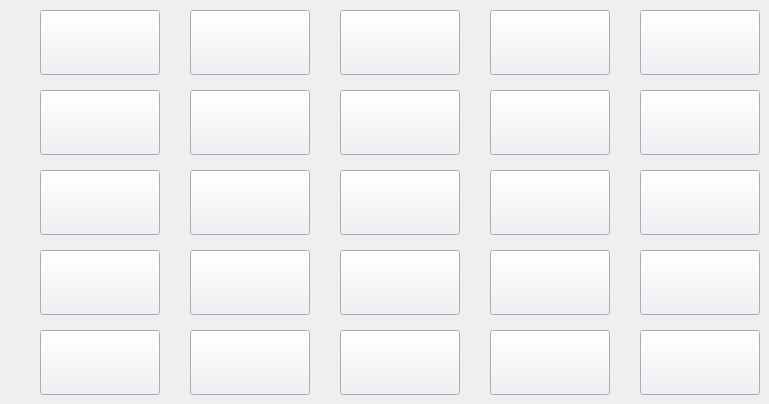
   <widget class="QWidget" name="tab_7">
    <attribute name="title">
     <string/>
    </attribute>
    <widget class="QPushButton" name="prod_14">
     <property name="geometry">
      <rect>
       <x>490</x>
       <y>170</y>
       <width>120</width>
       <height>65</height>
      </rect>
     </property>
     <property name="sizePolicy">
      <sizepolicy hsizetype="Minimum" vsizetype="Maximum">
       <horstretch>0</horstretch>
       <verstretch>0</verstretch>
      </sizepolicy>
     </property>
     <property name="font">
      <font>
       <family>Arial</family>
       <weight>75</weight>
       <italic>true</italic>
       <bold>true</bold>
      </font>
     </property>
     <property name="cursor">
      <cursorShape>OpenHandCursor</cursorShape>
     </property>
     <property name="autoFillBackground">
      <bool>false</bool>
     </property>
     <property name="styleSheet">
      <string notr="true">QPushButton{background:#ecf0f5;}
QPushButton:hover{background:white}</string>
     </property>
     <property name="text">
      <string/>
     </property>
     <property name="iconSize">
      <size>
       <width>16</width>
       <height>16</height>
      </size>
     </property>
    </widget>
    <widget class="QPushButton" name="prod_18">
     <property name="geometry">
      <rect>
       <x>340</x>
       <y>250</y>
       <width>120</width>
       <height>65</height>
      </rect>
     </property>
     <property name="sizePolicy">
      <sizepolicy hsizetype="Minimum" vsizetype="Maximum">
       <horstretch>0</horstretch>
       <verstretch>0</verstretch>
      </sizepolicy>
     </property>
     <property name="font">
      <font>
       <family>Arial</family>
       <weight>75</weight>
       <italic>true</italic>
       <bold>true</bold>
      </font>
     </property>
     <property name="cursor">
      <cursorShape>OpenHandCursor</cursorShape>
     </property>
     <property name="autoFillBackground">
      <bool>false</bool>
     </property>
     <property name="styleSheet">
      <string notr="true">QPushButton{background:#ecf0f5;}
QPushButton:hover{background:white}</string>
     </property>
     <property name="text">
      <string/>
     </property>
     <property name="iconSize">
      <size>
       <width>16</width>
       <height>16</height>
      </size>
     </property>
    </widget>
    <widget class="QPushButton" name="prod_11">
     <property name="geometry">
      <rect>
       <x>40</x>
       <y>170</y>
       <width>120</width>
       <height>65</height>
      </rect>
     </property>
     <property name="sizePolicy">
      <sizepolicy hsizetype="Minimum" vsizetype="Maximum">
       <horstretch>0</horstretch>
       <verstretch>0</verstretch>
      </sizepolicy>
     </property>
     <property name="font">
      <font>
       <family>Arial</family>
       <weight>75</weight>
       <italic>true</italic>
       <bold>true</bold>
      </font>
     </property>
     <property name="cursor">
      <cursorShape>OpenHandCursor</cursorShape>
     </property>
     <property name="autoFillBackground">
      <bool>false</bool>
     </property>
     <property name="styleSheet">
      <string notr="true">QPushButton{background:#ecf0f5;}
QPushButton:hover{background:white}</string>
     </property>
     <property name="text">
      <string/>
     </property>
     <property name="iconSize">
      <size>
       <width>16</width>
       <height>16</height>
      </size>
     </property>
    </widget>
    <widget class="QPushButton" name="prod_3">
     <property name="geometry">
      <rect>
       <x>340</x>
       <y>10</y>
       <width>120</width>
       <height>65</height>
      </rect>
     </property>
     <property name="sizePolicy">
      <sizepolicy hsizetype="Minimum" vsizetype="Maximum">
       <horstretch>0</horstretch>
       <verstretch>0</verstretch>
      </sizepolicy>
     </property>
     <property name="font">
      <font>
       <family>Arial</family>
       <weight>75</weight>
       <italic>true</italic>
       <bold>true</bold>
      </font>
     </property>
     <property name="cursor">
      <cursorShape>OpenHandCursor</cursorShape>
     </property>
     <property name="autoFillBackground">
      <bool>false</bool>
     </property>
     <property name="styleSheet">
      <string notr="true">QPushButton{background:#ecf0f5;}
QPushButton:hover{background:white}</string>
     </property>
     <property name="text">
      <string/>
     </property>
     <property name="iconSize">
      <size>
       <width>16</width>
       <height>16</height>
      </size>
     </property>
    </widget>
    <widget class="QPushButton" name="prod_1">
     <property name="geometry">
      <rect>
       <x>40</x>
       <y>10</y>
       <width>120</width>
       <height>65</height>
      </rect>
     </property>
     <property name="sizePolicy">
      <sizepolicy hsizetype="Minimum" vsizetype="Maximum">
       <horstretch>0</horstretch>
       <verstretch>0</verstretch>
      </sizepolicy>
     </property>
     <property name="font">
      <font>
       <family>Arial</family>
       <weight>75</weight>
       <italic>true</italic>
       <bold>true</bold>
      </font>
     </property>
     <property name="cursor">
      <cursorShape>OpenHandCursor</cursorShape>
     </property>
     <property name="toolTipDuration">
      <number>-1</number>
     </property>
     <property name="autoFillBackground">
      <bool>false</bool>
     </property>
     <property name="styleSheet">
      <string notr="true">QPushButton{background:#ecf0f5;}
QPushButton:hover{background:white}</string>
     </property>
     <property name="text">
      <string/>
     </property>
     <property name="iconSize">
      <size>
       <width>16</width>
       <height>16</height>
      </size>
     </property>
    </widget>
    <widget class="QPushButton" name="prod_17">
     <property name="geometry">
      <rect>
       <x>190</x>
       <y>250</y>
       <width>120</width>
       <height>65</height>
      </rect>
     </property>
     <property name="sizePolicy">
      <sizepolicy hsizetype="Minimum" vsizetype="Maximum">
       <horstretch>0</horstretch>
       <verstretch>0</verstretch>
      </sizepolicy>
     </property>
     <property name="font">
      <font>
       <family>Arial</family>
       <weight>75</weight>
       <italic>true</italic>
       <bold>true</bold>
      </font>
     </property>
     <property name="cursor">
      <cursorShape>OpenHandCursor</cursorShape>
     </property>
     <property name="autoFillBackground">
      <bool>false</bool>
     </property>
     <property name="styleSheet">
      <string notr="true">QPushButton{background:#ecf0f5;}
QPushButton:hover{background:white}</string>
     </property>
     <property name="text">
      <string/>
     </property>
     <property name="iconSize">
      <size>
       <width>16</width>
       <height>16</height>
      </size>
     </property>
    </widget>
    <widget class="QPushButton" name="prod_24">
     <property name="geometry">
      <rect>
       <x>490</x>
       <y>330</y>
       <width>120</width>
       <height>65</height>
      </rect>
     </property>
     <property name="sizePolicy">
      <sizepolicy hsizetype="Minimum" vsizetype="Maximum">
       <horstretch>0</horstretch>
       <verstretch>0</verstretch>
      </sizepolicy>
     </property>
     <property name="font">
      <font>
       <family>Arial</family>
       <weight>75</weight>
       <italic>true</italic>
       <bold>true</bold>
      </font>
     </property>
     <property name="cursor">
      <cursorShape>OpenHandCursor</cursorShape>
     </property>
     <property name="autoFillBackground">
      <bool>false</bool>
     </property>
     <property name="styleSheet">
      <string notr="true">QPushButton{background:#ecf0f5;}
QPushButton:hover{background:white}</string>
     </property>
     <property name="text">
      <string/>
     </property>
     <property name="iconSize">
      <size>
       <width>16</width>
       <height>16</height>
      </size>
     </property>
    </widget>
    <widget class="QPushButton" name="prod_25">
     <property name="geometry">
      <rect>
       <x>640</x>
       <y>330</y>
       <width>120</width>
       <height>65</height>
      </rect>
     </property>
     <property name="sizePolicy">
      <sizepolicy hsizetype="Minimum" vsizetype="Maximum">
       <horstretch>0</horstretch>
       <verstretch>0</verstretch>
      </sizepolicy>
     </property>
     <property name="font">
      <font>
       <family>Arial</family>
       <weight>75</weight>
       <italic>true</italic>
       <bold>true</bold>
      </font>
     </property>
     <property name="cursor">
      <cursorShape>OpenHandCursor</cursorShape>
     </property>
     <property name="autoFillBackground">
      <bool>false</bool>
     </property>
     <property name="styleSheet">
      <string notr="true">QPushButton{background:#ecf0f5;}
QPushButton:hover{background:white}</string>
     </property>
     <property name="text">
      <string/>
     </property>
     <property name="iconSize">
      <size>
       <width>16</width>
       <height>16</height>
      </size>
     </property>
    </widget>
    <widget class="QPushButton" name="prod_5">
     <property name="geometry">
      <rect>
       <x>640</x>
       <y>10</y>
       <width>120</width>
       <height>65</height>
      </rect>
     </property>
     <property name="sizePolicy">
      <sizepolicy hsizetype="Minimum" vsizetype="Maximum">
       <horstretch>0</horstretch>
       <verstretch>0</verstretch>
      </sizepolicy>
     </property>
     <property name="font">
      <font>
       <family>Arial</family>
       <weight>75</weight>
       <italic>true</italic>
       <bold>true</bold>
      </font>
     </property>
     <property name="cursor">
      <cursorShape>OpenHandCursor</cursorShape>
     </property>
     <property name="autoFillBackground">
      <bool>false</bool>
     </property>
     <property name="styleSheet">
      <string notr="true">QPushButton{background:#ecf0f5;}
QPushButton:hover{background:white}</string>
     </property>
     <property name="text">
      <string/>
     </property>
     <property name="iconSize">
      <size>
       <width>16</width>
       <height>16</height>
      </size>
     </property>
    </widget>
    <widget class="QPushButton" name="prod_23">
     <property name="geometry">
      <rect>
       <x>340</x>
       <y>330</y>
       <width>120</width>
       <height>65</height>
      </rect>
     </property>
     <property name="sizePolicy">
      <sizepolicy hsizetype="Minimum" vsizetype="Maximum">
       <horstretch>0</horstretch>
       <verstretch>0</verstretch>
      </sizepolicy>
     </property>
     <property name="font">
      <font>
       <family>Arial</family>
       <weight>75</weight>
       <italic>true</italic>
       <bold>true</bold>
      </font>
     </property>
     <property name="cursor">
      <cursorShape>OpenHandCursor</cursorShape>
     </property>
     <property name="autoFillBackground">
      <bool>false</bool>
     </property>
     <property name="styleSheet">
      <string notr="true">QPushButton{background:#ecf0f5;}
QPushButton:hover{background:white}</string>
     </property>
     <property name="text">
      <string/>
     </property>
     <property name="iconSize">
      <size>
       <width>16</width>
       <height>16</height>
      </size>
     </property>
    </widget>
    <widget class="QPushButton" name="prod_13">
     <property name="geometry">
      <rect>
       <x>340</x>
       <y>170</y>
       <width>120</width>
       <height>65</height>
      </rect>
     </property>
     <property name="sizePolicy">
      <sizepolicy hsizetype="Minimum" vsizetype="Maximum">
       <horstretch>0</horstretch>
       <verstretch>0</verstretch>
      </sizepolicy>
     </property>
     <property name="font">
      <font>
       <family>Arial</family>
       <weight>75</weight>
       <italic>true</italic>
       <bold>true</bold>
      </font>
     </property>
     <property name="cursor">
      <cursorShape>OpenHandCursor</cursorShape>
     </property>
     <property name="autoFillBackground">
      <bool>false</bool>
     </property>
     <property name="styleSheet">
      <string notr="true">QPushButton{background:#ecf0f5;}
QPushButton:hover{background:white}</string>
     </property>
     <property name="text">
      <string/>
     </property>
     <property name="iconSize">
      <size>
       <width>16</width>
       <height>16</height>
      </size>
     </property>
    </widget>
    <widget class="QPushButton" name="prod_20">
     <property name="geometry">
      <rect>
       <x>640</x>
       <y>250</y>
       <width>120</width>
       <height>65</height>
      </rect>
     </property>
     <property name="sizePolicy">
      <sizepolicy hsizetype="Minimum" vsizetype="Maximum">
       <horstretch>0</horstretch>
       <verstretch>0</verstretch>
      </sizepolicy>
     </property>
     <property name="font">
      <font>
       <family>Arial</family>
       <weight>75</weight>
       <italic>true</italic>
       <bold>true</bold>
      </font>
     </property>
     <property name="cursor">
      <cursorShape>OpenHandCursor</cursorShape>
     </property>
     <property name="autoFillBackground">
      <bool>false</bool>
     </property>
     <property name="styleSheet">
      <string notr="true">QPushButton{background:#ecf0f5;}
QPushButton:hover{background:white}</string>
     </property>
     <property name="text">
      <string/>
     </property>
     <property name="iconSize">
      <size>
       <width>16</width>
       <height>16</height>
      </size>
     </property>
    </widget>
    <widget class="QPushButton" name="prod_21">
     <property name="geometry">
      <rect>
       <x>40</x>
       <y>330</y>
       <width>120</width>
       <height>65</height>
      </rect>
     </property>
     <property name="sizePolicy">
      <sizepolicy hsizetype="Minimum" vsizetype="Maximum">
       <horstretch>0</horstretch>
       <verstretch>0</verstretch>
      </sizepolicy>
     </property>
     <property name="font">
      <font>
       <family>Arial</family>
       <weight>75</weight>
       <italic>true</italic>
       <bold>true</bold>
      </font>
     </property>
     <property name="cursor">
      <cursorShape>OpenHandCursor</cursorShape>
     </property>
     <property name="autoFillBackground">
      <bool>false</bool>
     </property>
     <property name="styleSheet">
      <string notr="true">QPushButton{background:#ecf0f5;}
QPushButton:hover{background:white}</string>
     </property>
     <property name="text">
      <string/>
     </property>
     <property name="iconSize">
      <size>
       <width>16</width>
       <height>16</height>
      </size>
     </property>
    </widget>
    <widget class="QPushButton" name="prod_6">
     <property name="geometry">
      <rect>
       <x>40</x>
       <y>90</y>
       <width>120</width>
       <height>65</height>
      </rect>
     </property>
     <property name="sizePolicy">
      <sizepolicy hsizetype="Minimum" vsizetype="Maximum">
       <horstretch>0</horstretch>
       <verstretch>0</verstretch>
      </sizepolicy>
     </property>
     <property name="font">
      <font>
       <family>Arial</family>
       <weight>75</weight>
       <italic>true</italic>
       <bold>true</bold>
      </font>
     </property>
     <property name="cursor">
      <cursorShape>OpenHandCursor</cursorShape>
     </property>
     <property name="autoFillBackground">
      <bool>false</bool>
     </property>
     <property name="styleSheet">
      <string notr="true">QPushButton{background:#ecf0f5;}
QPushButton:hover{background:white}</string>
     </property>
     <property name="text">
      <string/>
     </property>
     <property name="iconSize">
      <size>
       <width>16</width>
       <height>16</height>
      </size>
     </property>
    </widget>
    <widget class="QPushButton" name="prod_22">
     <property name="geometry">
      <rect>
       <x>190</x>
       <y>330</y>
       <width>120</width>
       <height>65</height>
      </rect>
     </property>
     <property name="sizePolicy">
      <sizepolicy hsizetype="Minimum" vsizetype="Maximum">
       <horstretch>0</horstretch>
       <verstretch>0</verstretch>
      </sizepolicy>
     </property>
     <property name="font">
      <font>
       <family>Arial</family>
       <weight>75</weight>
       <italic>true</italic>
       <bold>true</bold>
      </font>
     </property>
     <property name="cursor">
      <cursorShape>OpenHandCursor</cursorShape>
     </property>
     <property name="autoFillBackground">
      <bool>false</bool>
     </property>
     <property name="styleSheet">
      <string notr="true">QPushButton{background:#ecf0f5;}
QPushButton:hover{background:white}</string>
     </property>
     <property name="text">
      <string/>
     </property>
     <property name="iconSize">
      <size>
       <width>16</width>
       <height>16</height>
      </size>
     </property>
    </widget>
    <widget class="QPushButton" name="prod_16">
     <property name="geometry">
      <rect>
       <x>40</x>
       <y>250</y>
       <width>120</width>
       <height>65</height>
      </rect>
     </property>
     <property name="sizePolicy">
      <sizepolicy hsizetype="Minimum" vsizetype="Maximum">
       <horstretch>0</horstretch>
       <verstretch>0</verstretch>
      </sizepolicy>
     </property>
     <property name="font">
      <font>
       <family>Arial</family>
       <weight>75</weight>
       <italic>true</italic>
       <bold>true</bold>
      </font>
     </property>
     <property name="cursor">
      <cursorShape>OpenHandCursor</cursorShape>
     </property>
     <property name="autoFillBackground">
      <bool>false</bool>
     </property>
     <property name="styleSheet">
      <string notr="true">QPushButton{background:#ecf0f5;}
QPushButton:hover{background:white}</string>
     </property>
     <property name="text">
      <string/>
     </property>
     <property name="iconSize">
      <size>
       <width>16</width>
       <height>16</height>
      </size>
     </property>
    </widget>
    <widget class="QPushButton" name="prod_10">
     <property name="geometry">
      <rect>
       <x>640</x>
       <y>90</y>
       <width>120</width>
       <height>65</height>
      </rect>
     </property>
     <property name="sizePolicy">
      <sizepolicy hsizetype="Minimum" vsizetype="Maximum">
       <horstretch>0</horstretch>
       <verstretch>0</verstretch>
      </sizepolicy>
     </property>
     <property name="font">
      <font>
       <family>Arial</family>
       <weight>75</weight>
       <italic>true</italic>
       <bold>true</bold>
      </font>
     </property>
     <property name="cursor">
      <cursorShape>OpenHandCursor</cursorShape>
     </property>
     <property name="autoFillBackground">
      <bool>false</bool>
     </property>
     <property name="styleSheet">
      <string notr="true">QPushButton{background:#ecf0f5;}
QPushButton:hover{background:white}</string>
     </property>
     <property name="text">
      <string/>
     </property>
     <property name="iconSize">
      <size>
       <width>16</width>
       <height>16</height>
      </size>
     </property>
    </widget>
    <widget class="QPushButton" name="prod_15">
     <property name="geometry">
      <rect>
       <x>640</x>
       <y>170</y>
       <width>120</width>
       <height>65</height>
      </rect>
     </property>
     <property name="sizePolicy">
      <sizepolicy hsizetype="Minimum" vsizetype="Maximum">
       <horstretch>0</horstretch>
       <verstretch>0</verstretch>
      </sizepolicy>
     </property>
     <property name="font">
      <font>
       <family>Arial</family>
       <weight>75</weight>
       <italic>true</italic>
       <bold>true</bold>
      </font>
     </property>
     <property name="cursor">
      <cursorShape>OpenHandCursor</cursorShape>
     </property>
     <property name="autoFillBackground">
      <bool>false</bool>
     </property>
     <property name="styleSheet">
      <string notr="true">QPushButton{background:#ecf0f5;}
QPushButton:hover{background:white}</string>
     </property>
     <property name="text">
      <string/>
     </property>
     <property name="iconSize">
      <size>
       <width>16</width>
       <height>16</height>
      </size>
     </property>
    </widget>
    <widget class="QPushButton" name="prod_7">
     <property name="geometry">
      <rect>
       <x>190</x>
       <y>90</y>
       <width>120</width>
       <height>65</height>
      </rect>
     </property>
     <property name="sizePolicy">
      <sizepolicy hsizetype="Minimum" vsizetype="Maximum">
       <horstretch>0</horstretch>
       <verstretch>0</verstretch>
      </sizepolicy>
     </property>
     <property name="font">
      <font>
       <family>Arial</family>
       <weight>75</weight>
       <italic>true</italic>
       <bold>true</bold>
      </font>
     </property>
     <property name="cursor">
      <cursorShape>OpenHandCursor</cursorShape>
     </property>
     <property name="autoFillBackground">
      <bool>false</bool>
     </property>
     <property name="styleSheet">
      <string notr="true">QPushButton{background:#ecf0f5;}
QPushButton:hover{background:white}</string>
     </property>
     <property name="text">
      <string/>
     </property>
     <property name="iconSize">
      <size>
       <width>16</width>
       <height>16</height>
      </size>
     </property>
    </widget>
    <widget class="QPushButton" name="prod_4">
     <property name="geometry">
      <rect>
       <x>490</x>
       <y>10</y>
       <width>120</width>
       <height>65</height>
      </rect>
     </property>
     <property name="sizePolicy">
      <sizepolicy hsizetype="Minimum" vsizetype="Maximum">
       <horstretch>0</horstretch>
       <verstretch>0</verstretch>
      </sizepolicy>
     </property>
     <property name="font">
      <font>
       <family>Arial</family>
       <weight>75</weight>
       <italic>true</italic>
       <bold>true</bold>
      </font>
     </property>
     <property name="cursor">
      <cursorShape>OpenHandCursor</cursorShape>
     </property>
     <property name="autoFillBackground">
      <bool>false</bool>
     </property>
     <property name="styleSheet">
      <string notr="true">QPushButton{background:#ecf0f5;}
QPushButton:hover{background:white}</string>
     </property>
     <property name="text">
      <string/>
     </property>
     <property name="iconSize">
      <size>
       <width>16</width>
       <height>16</height>
      </size>
     </property>
    </widget>
    <widget class="QPushButton" name="prod_19">
     <property name="geometry">
      <rect>
       <x>490</x>
       <y>250</y>
       <width>120</width>
       <height>65</height>
      </rect>
     </property>
     <property name="sizePolicy">
      <sizepolicy hsizetype="Minimum" vsizetype="Maximum">
       <horstretch>0</horstretch>
       <verstretch>0</verstretch>
      </sizepolicy>
     </property>
     <property name="font">
      <font>
       <family>Arial</family>
       <weight>75</weight>
       <italic>true</italic>
       <bold>true</bold>
      </font>
     </property>
     <property name="cursor">
      <cursorShape>OpenHandCursor</cursorShape>
     </property>
     <property name="autoFillBackground">
      <bool>false</bool>
     </property>
     <property name="styleSheet">
      <string notr="true">QPushButton{background:#ecf0f5;}
QPushButton:hover{background:white}</string>
     </property>
     <property name="text">
      <string/>
     </property>
     <property name="iconSize">
      <size>
       <width>16</width>
       <height>16</height>
      </size>
     </property>
    </widget>
    <widget class="QPushButton" name="prod_8">
     <property name="geometry">
      <rect>
       <x>340</x>
       <y>90</y>
       <width>120</width>
       <height>65</height>
      </rect>
     </property>
     <property name="sizePolicy">
      <sizepolicy hsizetype="Minimum" vsizetype="Maximum">
       <horstretch>0</horstretch>
       <verstretch>0</verstretch>
      </sizepolicy>
     </property>
     <property name="font">
      <font>
       <family>Arial</family>
       <weight>75</weight>
       <italic>true</italic>
       <bold>true</bold>
      </font>
     </property>
     <property name="cursor">
      <cursorShape>OpenHandCursor</cursorShape>
     </property>
     <property name="autoFillBackground">
      <bool>false</bool>
     </property>
     <property name="styleSheet">
      <string notr="true">QPushButton{background:#ecf0f5;}
QPushButton:hover{background:white}</string>
     </property>
     <property name="text">
      <string/>
     </property>
     <property name="iconSize">
      <size>
       <width>16</width>
       <height>16</height>
      </size>
     </property>
    </widget>
    <widget class="QPushButton" name="prod_2">
     <property name="geometry">
      <rect>
       <x>190</x>
       <y>10</y>
       <width>120</width>
       <height>65</height>
      </rect>
     </property>
     <property name="sizePolicy">
      <sizepolicy hsizetype="Minimum" vsizetype="Maximum">
       <horstretch>0</horstretch>
       <verstretch>0</verstretch>
      </sizepolicy>
     </property>
     <property name="font">
      <font>
       <family>Arial</family>
       <weight>75</weight>
       <italic>true</italic>
       <bold>true</bold>
      </font>
     </property>
     <property name="cursor">
      <cursorShape>OpenHandCursor</cursorShape>
     </property>
     <property name="autoFillBackground">
      <bool>false</bool>
     </property>
     <property name="styleSheet">
      <string notr="true">QPushButton{background:#ecf0f5;}
QPushButton:hover{background:white}</string>
     </property>
     <property name="text">
      <string/>
     </property>
     <property name="iconSize">
      <size>
       <width>16</width>
       <height>16</height>
      </size>
     </property>
    </widget>
    <widget class="QPushButton" name="prod_12">
     <property name="geometry">
      <rect>
       <x>190</x>
       <y>170</y>
       <width>120</width>
       <height>65</height>
      </rect>
     </property>
     <property name="sizePolicy">
      <sizepolicy hsizetype="Minimum" vsizetype="Maximum">
       <horstretch>0</horstretch>
       <verstretch>0</verstretch>
      </sizepolicy>
     </property>
     <property name="font">
      <font>
       <family>Arial</family>
       <weight>75</weight>
       <italic>true</italic>
       <bold>true</bold>
      </font>
     </property>
     <property name="cursor">
      <cursorShape>OpenHandCursor</cursorShape>
     </property>
     <property name="autoFillBackground">
      <bool>false</bool>
     </property>
     <property name="styleSheet">
      <string notr="true">QPushButton{background:#ecf0f5;}
QPushButton:hover{background:white}</string>
     </property>
     <property name="text">
      <string/>
     </property>
     <property name="iconSize">
      <size>
       <width>16</width>
       <height>16</height>
      </size>
     </property>
    </widget>
    <widget class="QPushButton" name="prod_9">
     <property name="geometry">
      <rect>
       <x>490</x>
       <y>90</y>
       <width>120</width>
       <height>65</height>
      </rect>
     </property>
     <property name="sizePolicy">
      <sizepolicy hsizetype="Minimum" vsizetype="Maximum">
       <horstretch>0</horstretch>
       <verstretch>0</verstretch>
      </sizepolicy>
     </property>
     <property name="font">
      <font>
       <family>Arial</family>
       <weight>75</weight>
       <italic>true</italic>
       <bold>true</bold>
      </font>
     </property>
     <property name="cursor">
      <cursorShape>OpenHandCursor</cursorShape>
     </property>
     <property name="autoFillBackground">
      <bool>false</bool>
     </property>
     <property name="styleSheet">
      <string notr="true">QPushButton{background:#ecf0f5;}
QPushButton:hover{background:white}</string>
     </property>
     <property name="text">
      <string/>
     </property>
     <property name="iconSize">
      <size>
       <width>16</width>
       <height>16</height>
      </size>
     </property>
    </widget>
   </widget>
